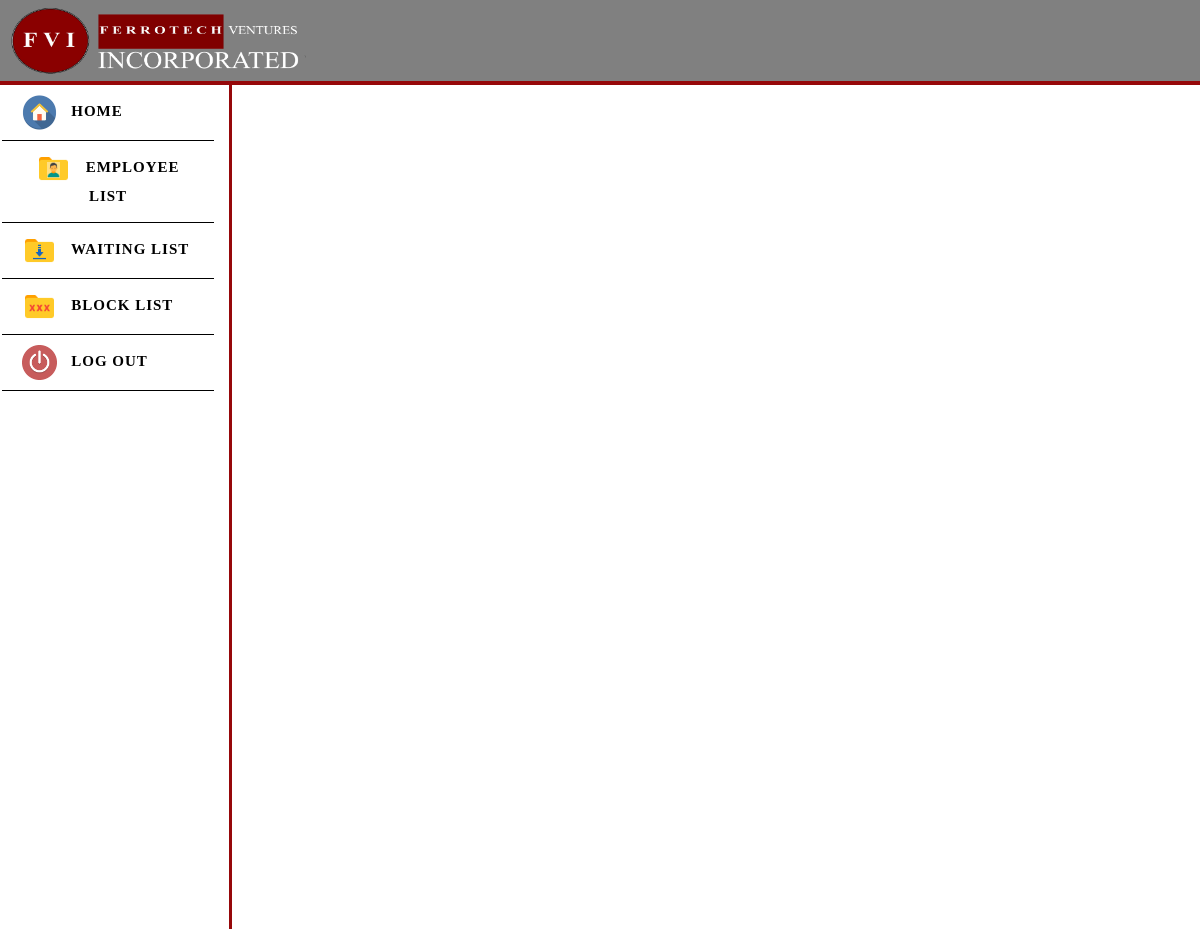
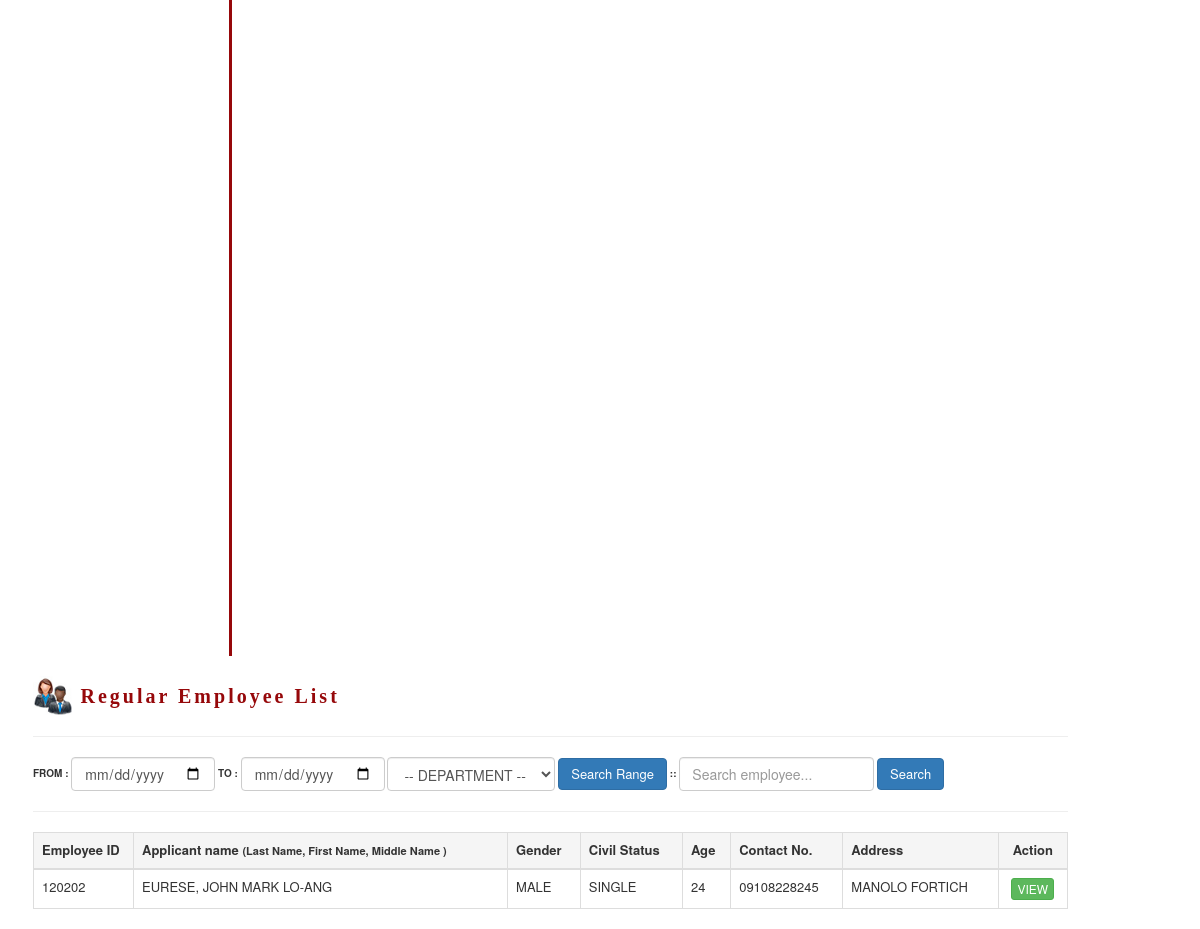
/reg_emp_list.php (signed in), run on the app's committed database (2 pictures, top to bottom).
### tables this page shows
CREATE TABLE `tbl_applicants` (
  `ID` int(11) NOT NULL,
  `a_id` text NOT NULL,
  `a_fname` varchar(26) NOT NULL,
  `a_lname` varchar(26) NOT NULL,
  `a_mname` varchar(26) NOT NULL,
  `a_gender` varchar(6) NOT NULL,
  `a_civilStatus` varchar(10) NOT NULL,
  `a_contactNumber` varchar(15) NOT NULL,
  `a_religion` varchar(100) NOT NULL,
  `a_birthday` date NOT NULL,
  `a_age` int(2) NOT NULL,
  `a_region` varchar(255) NOT NULL,
  `a_provine` varchar(255) NOT NULL,
  `a_city` varchar(255) NOT NULL,
  `a_brgy` varchar(255) NOT NULL,
  `a_education` varchar(255) NOT NULL,
  `a_masters` varchar(255) NOT NULL,
  `a_empRecords` varchar(255) NOT NULL,
  `a_dateApplied` date NOT NULL,
  `a_position` varchar(255) NOT NULL,
  `a_dateApproved` date NOT NULL,
  `a_status` text NOT NULL
);

CREATE TABLE `refcitymun` (
  `id` int(255) NOT NULL,
  `psgcCode` varchar(255) DEFAULT NULL,
  `citymunDesc` text,
  `regDesc` varchar(255) DEFAULT NULL,
  `provCode` varchar(255) DEFAULT NULL,
  `citymunCode` varchar(255) DEFAULT NULL
);

### reg_emp_list.php (the view, shortened to what this page needs)
<!DOCTYPE html>
<html>
<head>
     <link rel="stylesheet" href="Bootstrap_Files/libs/bootstrap/css/bootstrap.min.css" />
     <link rel="stylesheet" type="text/css" href="css/sidebar.css">
</head>
<body>
<nav class="navbar navbar-inverse" style="background-color:gray; border: 0px; border-bottom:4px solid rgb(150, 8, 10); border-radius: 0;  padding: 5.5px;">
  <div class="container-fluid">
    <img style="margin-left: -1%;" src="images/header.png" width="300px" height="70px">
  </div>
</nav>
 <div class="sidebar col-sm-12 col-md-12 col-lg-6" style="margin-top:-20px; letter-spacing: 1px;">
 <a href="home.php" style="text-decoration: none;">
    <li>
      <span style="font-family: 'Calibri'">
        <img src="images/icons8-home-96.png" height="35px"> &nbsp; HOME
      </span>
    </li>
  </a>
  <li class="dropdown" style="font-family: 'Calibri'">
    <label class="dropbtn"><span><img src="images/icons8-user-folder-96.png" height="35px"></span> &nbsp; EMPLOYEE LIST</label>
  </li>
  <a href="waiting_list.php" style="text-decoration: none; ">
    <li>
      <span style="font-family: 'Calibri'">
        <img src="images/icons8-downloads-folder-96.png" height="35px"> &nbsp; WAITING LIST
      </span>
    </li>
  </a>
  <a href="blocklist.php" style="text-decoration: none;">
    <li>
      <span style="font-family: 'Calibri'">
        <img src="images/icons8-porn-folder-96.png" height="35px"> &nbsp; BLOCK LIST
      </span>
    </li>
  </a>
   <a type="button" data-toggle="modal" data-target="#logout" style="text-decoration: none;">
    <li>
      <span style="font-family: 'Calibri'">
        <img src="images/off.png" height="35px"> &nbsp; LOG OUT
      </span>
    </li>
  </a>
 </div>
<div class="table-responsive container col-xs-6 col-md-6 col-lg-6" style="margin-left:18px;  width: 1065px;">
<div class="pull-left1">
  <h2 style="font-weight:bold; font-family: 'Corbel'; color:rgb(150, 8, 10);">
    <span><img src="images/casuallist.jpg" height="40px"></span> <b style="letter-spacing: 3px; font-size:20px;">Regular Employee List</b>
  </h2>
</div>
<hr>
<form method="POST" class="form-inline" class="navbar-search" style="font-size: 10px;">
  <div class="pull-rSight">
    <div class="form-group">
      <?php
      if(isset($_POST['search_rage'])){
        $from = $_POST['rage_from'];
        $to = $_POST['rage_to'];
        $dep = $_POST['department'];
      }else{
        $from = "";
        $to = "";
      }
      ?>
     <b>FROM :</b>
     <input type="date" name="rage_from" value="<?= $from ?>" class="search-query form-control form-horizontal" placeholder="Search employee...">
     <b>TO :</b>
     <input type="date" name="rage_to" value="<?= $to ?>" class="search-query form-control form-horizontal" placeholder="Search employee...">
     <select class="form-control" name="department">
       <option>-- DEPARTMENT --</option>
     </select>
      <button class="btn btn-primary" type="submit" name="search_rage" style="font-size: 13px;">Search Range</button>
      <b> :: </b>
      <input type="text" name="search_v" class="search-query form-control" placeholder="Search employee...">
      <button class="btn btn-primary" type="submit" name="search_val" style="font-size: 13px;">Search</button>
    </div>
  </div>
</form>
<hr>
</div>
<div class="table-responsive container col-xs-6 col-md-6 col-lg-6" style="margin-left:18px;  width: 1065px;">
<table class="table table-hover table-bordered" cellpadding="10px">
  <thead>
    <tr class="active" style="font-weight: bold; font-size: 13px;">
      <th width="100">Employee ID</th>
      <th>Applicant name <small>(Last Name, First Name, Middle Name )</small></th>
      <th>Gender</th>
      <th>Civil Status</th>
      <th>Age</th>
      <th>Contact No.</th>
      <th>Address</th>
      <th><center>Action</center></th>
    </tr>
  </thead>
  <tbody>
    <?php
      if(isset($_POST['search_rage'])){
        $val = $_POST['search_v'];
        if(empty($val)){
          $from = $_POST['rage_from'];
          $to = $_POST['rage_to'];
          $dep = $_POST['department'];
          if(empty($from) || empty($to)){
            $sql = "SELECT * FROM tbl_applicant_field WHERE a_department = '$dep'";
            $query = mysql_query($sql)or die(mysql_error());
          }elseif(empty($dep)){
            $sql = "SELECT * FROM tbl_applicant_field WHERE a_dateHired <= '$to' AND a_dateEnd >= '$from'";
            $query = mysql_query($sql)or die(mysql_error());
          }else{
            $sql = "SELECT * FROM tbl_applicant_field WHERE a_dateHired <= '$to' AND a_dateEnd >= '$from' AND a_department = '$dep'";
            $query = mysql_query($sql)or die(mysql_error());
          }
        }else{
          $query = mysql_query("SELECT * from tbl_applicants WHERE a_status = 'Regular' AND (a_id LIKE '%$val%' OR a_lname LIKE '%$val%' OR a_fname LIKE '%$val%' OR a_mname LIKE '%$val%')")or die(mysql_error());
        }
      }elseif(isset($_POST['search_val'])){
        $val = $_POST['search_v'];
        $query = mysql_query("SELECT * from tbl_applicants WHERE a_status = 'Regular' AND (a_id LIKE '%$val%' OR a_lname LIKE '%$val%' OR a_fname LIKE '%$val%' OR a_mname LIKE '%$val%') AND a_status = 'Regular'")or die(mysql_error());
      }else{
        $query = mysql_query("SELECT * from tbl_applicants where a_status = 'Regular' ORDER BY ID DESC")or die(mysql_error());
      }
      if(mysql_num_rows($query) == 0){
        ?>
        <center><h2><b><p style="color:red; letter-spacing: 3px; font-size: 25px;"><img src="images/Mazenl77-NX11-Folder-Default.ico" height="40px;" width="50px;">NO RECORD FOUND</p></b></h2></center>
        <hr>
        <?php
      }else{
      while($rowz=mysql_fetch_array($query)){
        $id = $rowz['a_id'];
        $info = mysql_query("SELECT * from tbl_applicants where a_id = '$id' AND a_status = 'Regular' ORDER BY ID DESC")or die(mysql_error());
        $row = mysql_fetch_array($info)
    ?>
    <tr style="text-transform: uppercase; font-size: 13px;">
      <td><?= $row['a_id'] ?></td>
      <td><?php echo $row['a_lname'] . ", " . $row['a_fname'] . " " . $row['a_mname']; ?></td>
      <td><?php echo $row['a_gender']; ?></td>
      <td><?php echo $row['a_civilStatus']; ?></td>
      <td><?php echo $row['a_age']; ?></td>
      <td><?php echo $row['a_contactNumber']; ?></td>
      <?php
        $city = $row['a_city'];
        $citymun = mysql_query("SELECT * from refcitymun where citymunCode = '$city'")or die(mysql_error());
        $city_row = mysql_fetch_array($citymun);
      ?>
      <td><?php echo $city_row['citymunDesc']; ?></td>
      <td><center><a href="employee_view.php?id=<?= $row['a_id'] ?>&type=Regular" class="btn btn-xs btn-success">View</a></center></td>
    </tr>
    <?php
    }
    }
    ?>
  </tbody>
  </table>
</div>
</body>
</html>

### css/sidebar.css (style rules this page uses)
body { margin: 0px 0px; padding: 0px 0px; }
* { margin: 0px 0px; padding: 0px 0px; }
.sidebar { background-color:white; border-right:solid rgb(150, 8, 10); margin-left: -8px; width: 20%; height: 1500px; }
li { font-weight: bold; list-style-type: none; color: black; padding: 10px 20px; border-bottom:1px solid black; font-family: oblique; font-size: 15px; margin-left: -5px; }
li label, .dropbtn { display: inline-block; color: black; text-align: center; text-decoration: none; }

### data on the page
tbl_applicants: a "120202", a_lname "EURESE", a_fname "JOHN MARK", a_mname "LO-ANG", a_gender "MALE", a_civilStatus "SINGLE", a_age "24", a_contactNumber "09108228245", refcitymun.citymunDesc "MANOLO FORTICH"
